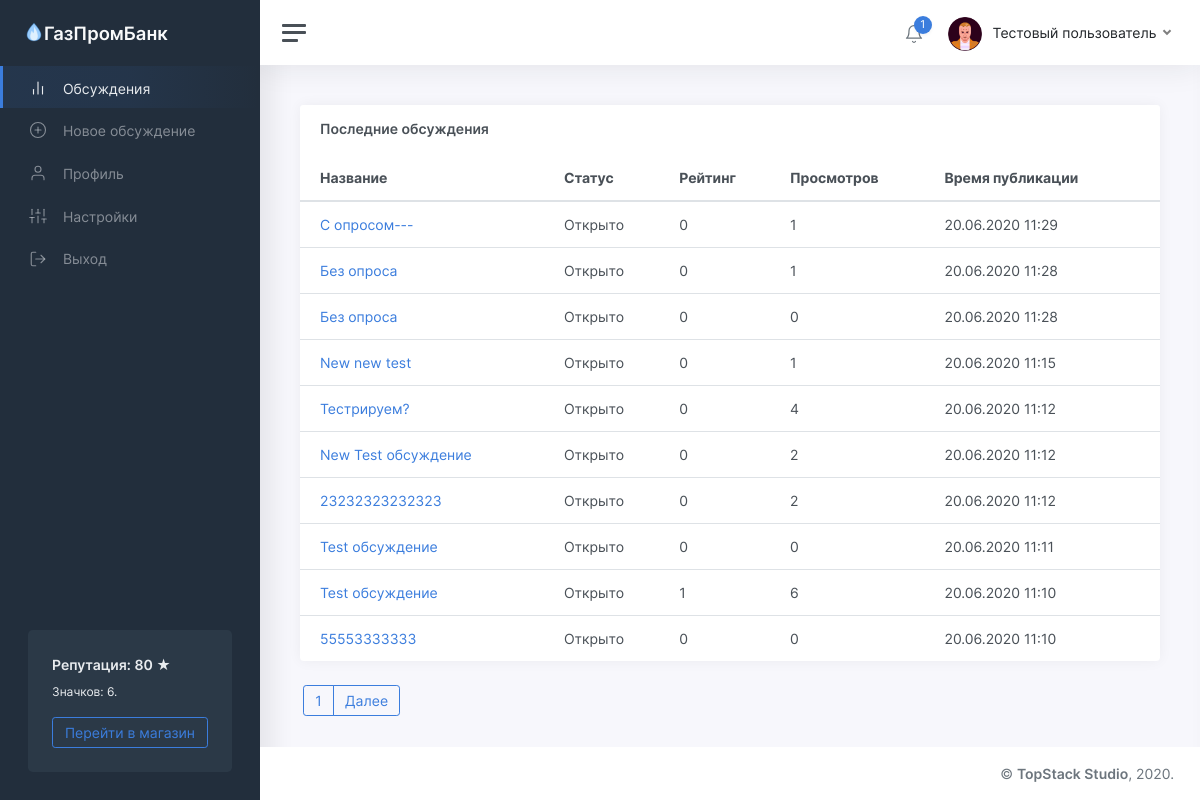
Page /threads (signed in) on the earlier database version.
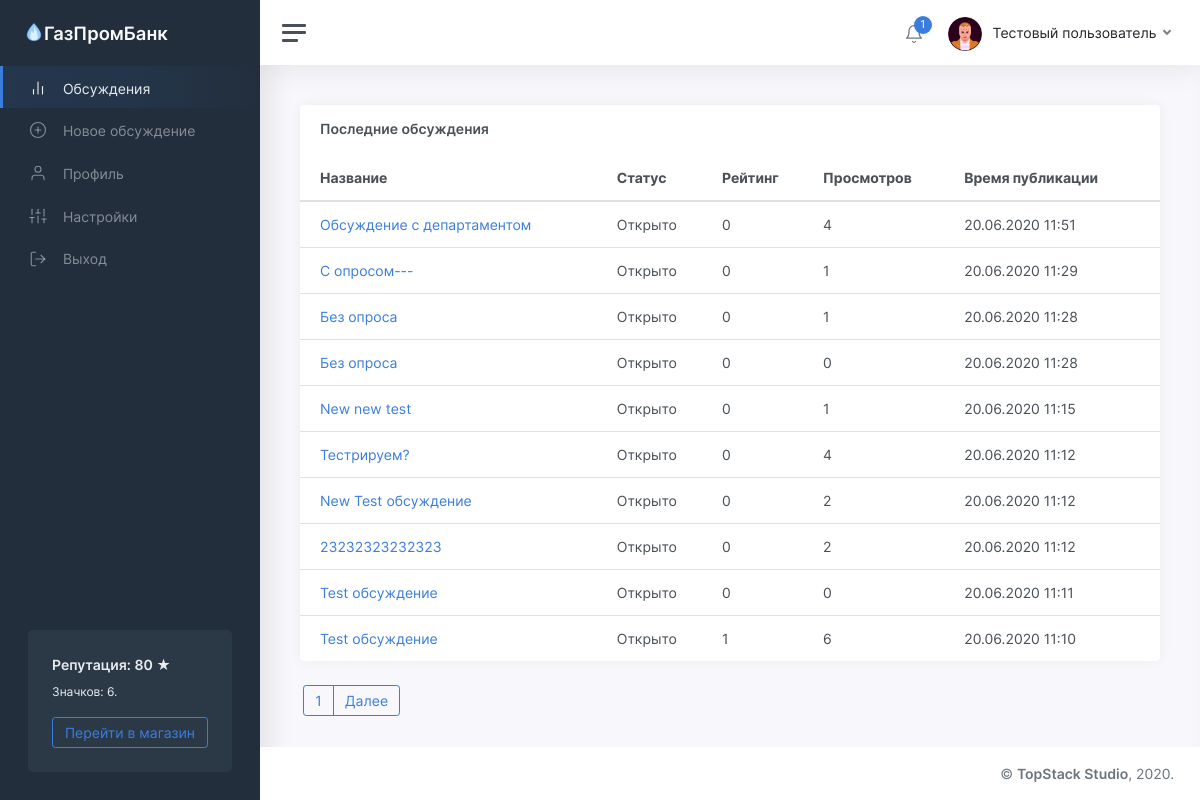
Same page on the later database version.
### tables this page shows
CREATE TABLE "threads" (
	"id"	INTEGER NOT NULL UNIQUE,
	"owner"	INTEGER NOT NULL,
	"title"	TEXT NOT NULL,
	"content"	TEXT,
	"date"	INTEGER,
	"up"	INTEGER,
	"down"	INTEGER,
	"views"	INTEGER,
	"status"	TEXT,
	"department"	TEXT,
	PRIMARY KEY("id")
);

### app/views.py (the view)
@app.route('/threads')
def listOfThreads():
	return render_template('threads.html', user=getUser(session['id']), threads=getThreads(), message=request.args.get('from'))

### app/functions.py (called while the page is built)
def getUser(identifier):
	conn = sqlite3.connect(db_path)
	conn.row_factory = sqlite3.Row
	cursor = conn.cursor()
	cursor.execute('SELECT * FROM users where id="%s"' % identifier)
	user = cursor.fetchone()
	if user:
		user = dict(user)
		user['badges'] = json.loads(user['badges'])
		user['notifications'] = getNotifications(identifier)
	return user

def statusToText(status):
	return statuses[status]

def fromTimestamp(timestamp):
	return datetime.utcfromtimestamp(timestamp + 3600 * 3).strftime('%d.%m.%Y %H:%M')

def getThreads(offset=0, count=10):
	conn = sqlite3.connect(db_path)
	conn.row_factory = sqlite3.Row
	cursor = conn.cursor()
	cursor.execute('SELECT id, title, date, up, down, status, views FROM threads ORDER BY date DESC')
	threads = cursor.fetchall()
	length = len(threads)
	if offset > 0:
		offset -= 1
	threads = threads[offset * 10:][:count]
	for x in range(len(threads)):
		threads[x] = dict(threads[x])
		threads[x]['status'] = statusToText(threads[x]['status'])
		threads[x]['date'] = fromTimestamp(threads[x]['date'])
	return (threads, length)

### templates/threads.html (shortened to what the changed rows need)
<!DOCTYPE html>
<html lang="ru">
	<head>
		<link href="/static/css/app.css" rel="stylesheet">
	</head>
	<body>
		<div class="wrapper">
			<div class="main">
				<main class="content">
					<div class="container-fluid p-0">
						<div class="row">
							<div class="col-12 col-lg-12 col-xxl-9 d-flex">
								<div class="card flex-fill">
									<table class="table table-hover my-0">
										{% if threads[0] %}
											<thead>
												<tr>
													<th>Название</th>
													<th class="d-none d-md-table-cell">Статус</th>
													<th>Рейтинг</th>
													<th class="d-none d-md-table-cell">Просмотров</th>
													<th class="d-none d-md-table-cell">Время публикации</th>
												</tr>
											</thead>
											<tbody>
												{% for thread in threads[0] %}
													<tr>
														<td><a href="/thread/{{thread.id}}">{{thread.title}}</a></td>
														<td class="d-none d-md-table-cell">{{thread.status}}</td>
														<td>{{thread.up - thread.down}}</td>
														<td class="d-none d-md-table-cell">{{thread.views}}</td>
														<td class="d-none d-md-table-cell">{{thread.date}}</td>
													</tr>
												{% endfor %}
											</tbody>
										{% endif %}
									</table>
								</div>
							</div>
						</div>
					</div>
				</main>
			</div>
		</div>
	</body>
</html>

Differences in the rows shown:
no longer on this page (row unchanged): threads: title "55553333333", status "Открыто", thread.up-thread.down "0", views "0", date "20.06.2020 11:10"
added threads: title "Обсуждение с департаментом", status "Открыто", thread.up-thread.down "0", views "4", date "20.06.2020 11:51"
